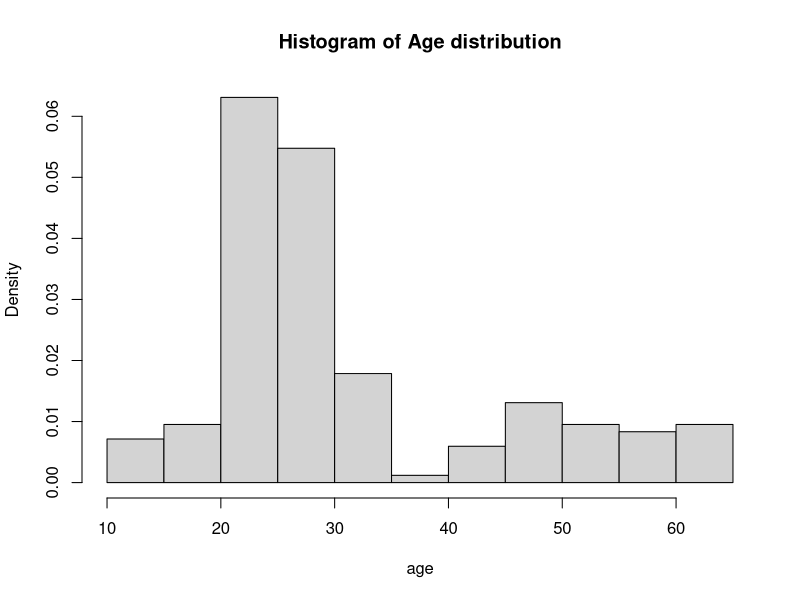
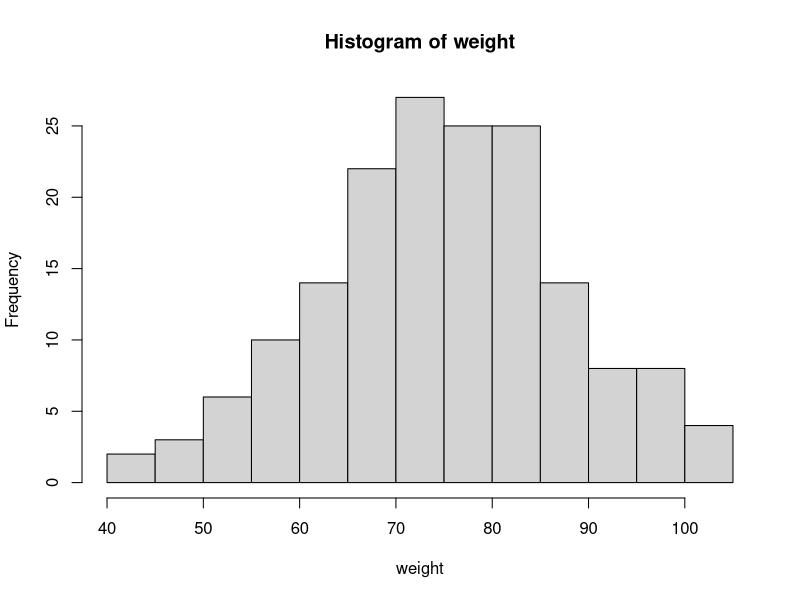
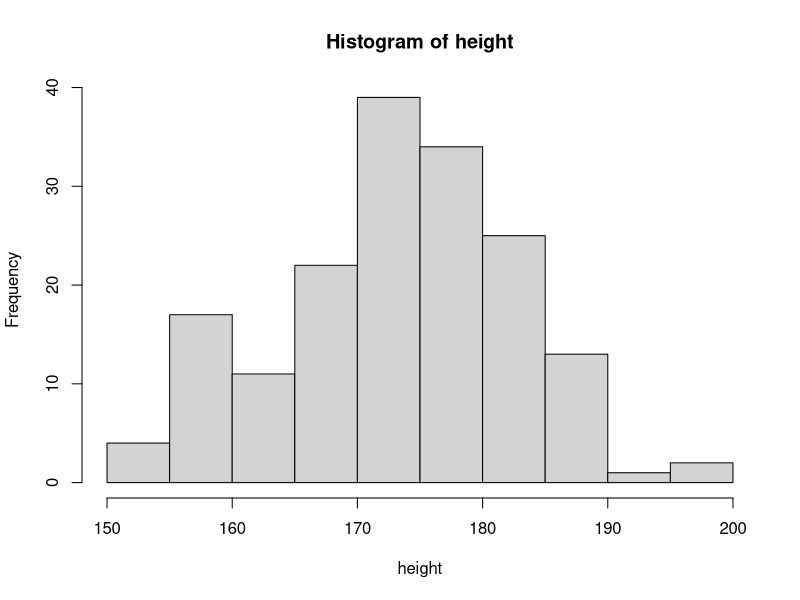
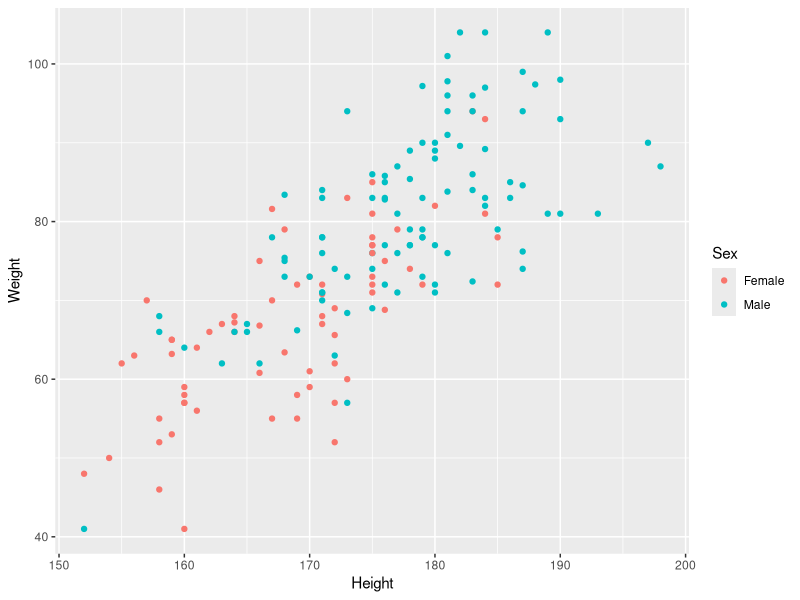
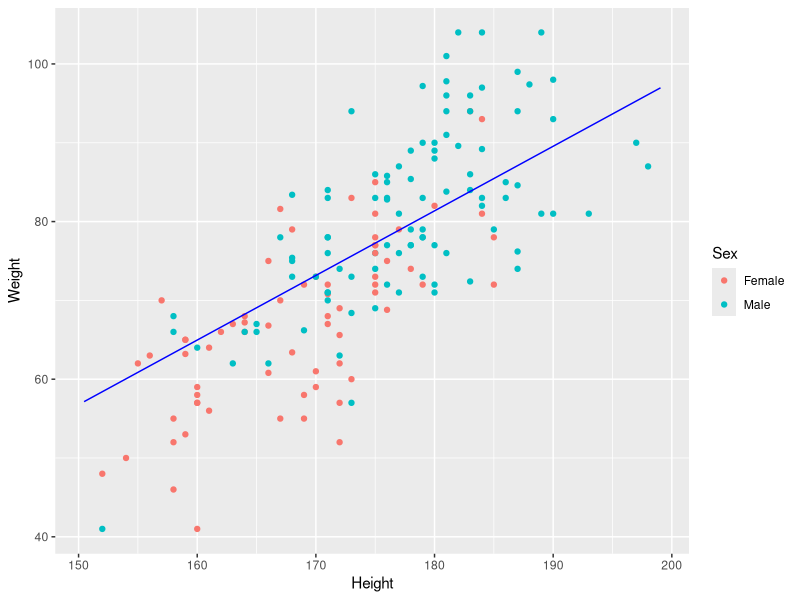
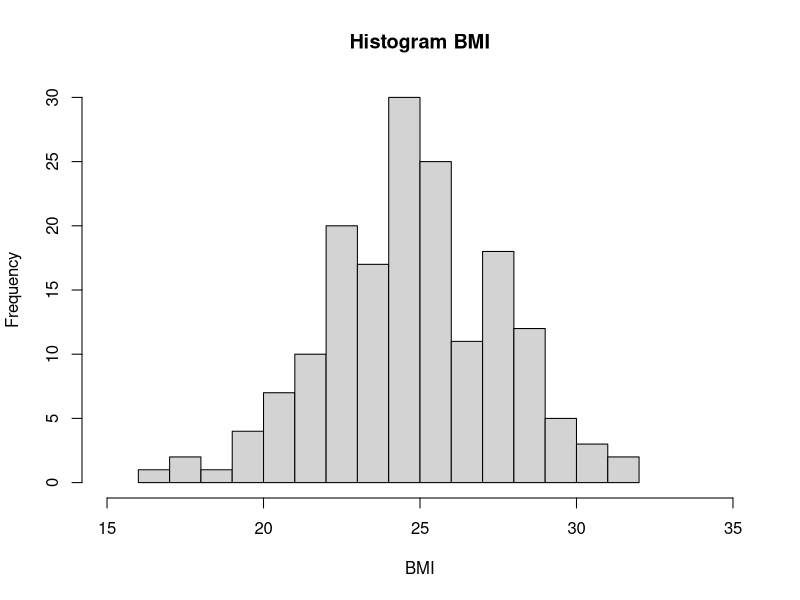
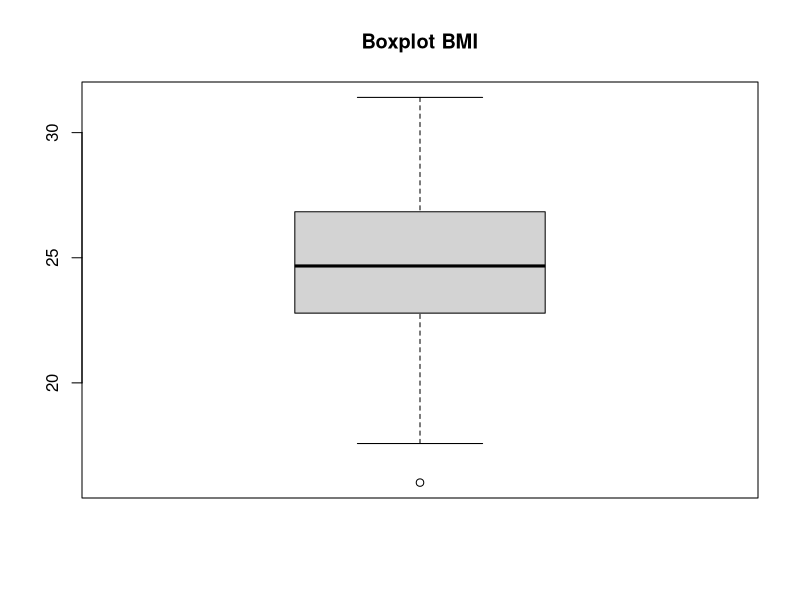
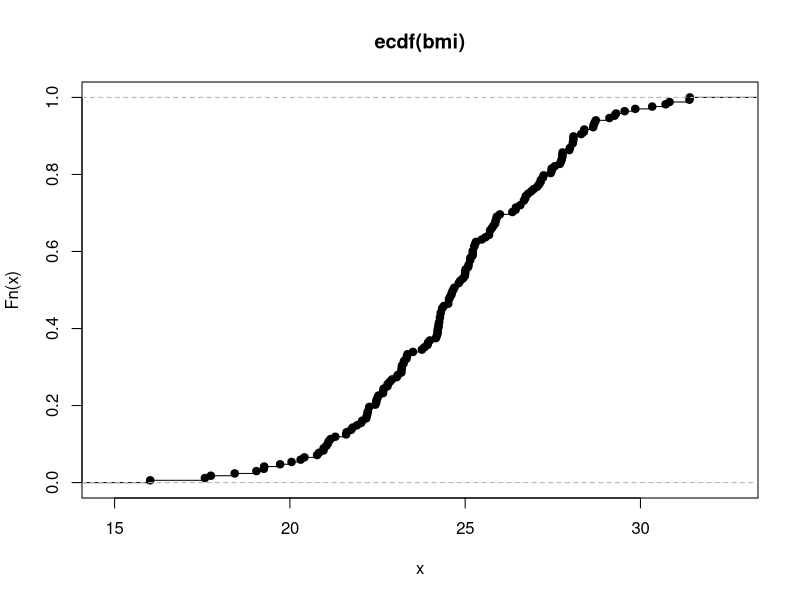

R code for these plots, in order:
library(ggplot2)
library(e1071) 
library(readxl)
library(fitdistrplus)

# Load data
data10 <- read_excel("data10.xlsx")
attach(data10)


##################################################################################################
# Descriptive Analysis
##################################################################################################
# age distribution
hist(age, freq=F, main="Histogram of Age distribution")

# weight/height

hist(weight, breaks = 15)
hist(height, breaks = 15)

scatter_plot <- ggplot(data10, aes(x = height, y = weight, color = sex)) +
  geom_point() +
  labs(x = "Height", y = "Weight", color = "Sex") #+
plot(scatter_plot)

# add line for avg BMI to plot
weight_for_avg_bmi <- mean(bmi)*(height/100)^2
height_for_avg_bmi <- sqrt(weight/(mean(bmi)))*100

filterd_wei <- weight_for_avg_bmi[weight_for_avg_bmi >= 41 & weight_for_avg_bmi <= 104]
filterd_hei <- height_for_avg_bmi[height_for_avg_bmi >= 150 & height_for_avg_bmi <= 200 ]

hei <- seq(min(filterd_hei), max(filterd_hei), length.out = 1000)
wei <- seq(min(filterd_wei), max(filterd_wei), length.out = 1000)
line_avg_bmi <- data.frame(x = hei, y = wei)

combined_plot <- scatter_plot +
  geom_line(data = line_avg_bmi, aes(x = x, y = y), color = "blue")
print(combined_plot)


#----------------------------------------------------------------------------------------
# BMI
x_range <- c(15,35)
hist(bmi, breaks = 15, freq = T, xlim = x_range, main = "Histogram BMI", xlab = "BMI")

boxplot(bmi, main = 'Boxplot BMI')
summary(bmi)

# Variance, sd
var(bmi)
sd(bmi)

# Coefficient of variation
sd(bmi)/mean(bmi)

# skewness
skewness(bmi) # left skew

# quartiles
q1 = quantile(bmi,probs = 0.25)
q2 = median(bmi)
q3 = quantile(bmi,probs = 0.75)

func_ecdf <- ecdf(bmi)
func_ecdf(25)
plot(ecdf(bmi))


#----------------------------------------------------------------------------------------
# BMI by gender
table(sex)
table(sex)/168

summary(bmi[sex == 'Female'])
summary(bmi[sex == 'Male'])

hist(bmi[sex == 'Female'], breaks = 20, freq = FALSE, xlim = x_range, main = "Female", xlab = "BMI")
hist(bmi[sex == 'Male'], breaks = 20, freq = FALSE, xlim = x_range, main = "Male", xlab = "BMI")

ggplot(data10, aes(x = sex, y = bmi, fill = sex)) +
  geom_boxplot() +
  labs(title = "") +
  ylab("BMI") +
  xlab("Sex")

#----------------------------------------------------------------------------------------
# Physiscal activity
table(physical_activity)
sample_size <- length(physical_activity)
rf_activity <- table(physical_activity)/sample_size*100
rf_activity
pie(rf_activity,labels=paste(names(rf_activity)
                             ,(paste0(round(as.vector(rf_activity),2),'%'))),
    edges =200, radius=1, col=c('green','red','yellow','blue','orange'),
    main="Relative frequency of activity in population")

#----------------------------------------------------------------------------------------
# Sugar preference
table(sugar_preference)

sugar_preference_table <- table(sugar_preference)/sample_size*100
sugar_preference_table
pie(sugar_preference_table,labels=paste(names(sugar_preference_table)
                             ,(paste0(round(as.vector(sugar_preference_table),2),'%'))),
    edges =200, radius=1, col=c('red','green','yellow','orange'))


#----------------------------------------------------------------------------------------
# Physical Activty + Sugar frequency
table(activity_frequency)
table(sugar_frequency)

rf_sugar_freq <- table(sugar_frequency)/sample_size*100
rf_sugar_freq


rf_activity <- table(physical_activity)/sample_size*100
rf_activity


table_SP_SF = table(sugar_frequency, sugar_preference)
table_SP_SF
# Stacked bar plot

cross_table <- table(activity_frequency, sugar_frequency)
cross_table
c1 <- as.vector(cross_table[,1])
c2 <- as.vector(cross_table[,2])
c3 <- as.vector(cross_table[,3])

Sugar_Frequency <- c(rep("0-1 times/week", 3) , rep("2-3 times/week" , 3) , rep("4+ times/week", 3) )
categories <- rep(c("0-1 times/week" , "2-3 times/week" , "4+ times/week"),3)
value <- c(c1,c2,c3)
data <- data.frame(categories,Sugar_Frequency,value)

ggplot(data, aes(fill=Sugar_Frequency, y=value, x=categories)) + 
  geom_bar(position="fill", stat="identity")+
  xlab("Physical activity frequency") +
  ylab("Sugar frequencies")


#freq of consumption / freq of training
table(sugar_frequency,activity_frequency)
table(sugar_frequency,activity_frequency)/sample_size*100
ggplot(data10, aes(fill=sugar_frequency, x=activity_frequency))+geom_bar()+labs(title = "Activity/sugar consumption frequency  per week (abs. values)", x = "Activity frequency per week", y = "Sample size")+scale_fill_manual(values = c('green','yellow','red'))+theme_minimal()


##################################################################################################
# Model fitting
##################################################################################################


#-----------------------------------------------------------------------------------
# Method of Moments
hist(bmi, freq = F, breaks = 20, main = 'Method of Moments')
grid=seq(0,40,0.01)

# Normal
mme_norm <- fitdist(bmi, 'norm', method ='mme')
mme_norm$estimate
lines(grid, dnorm(grid, mme_norm$estimate[1], mme_norm$estimate[2]), col='orange')

# Lognormal
mme_lnorm <- fitdist(bmi, "lnorm", method="mme")
mme_lnorm$estimate
lines(grid, dlnorm(grid, mme_lnorm$estimate[1], mme_lnorm$estimate[2]), col='blue')

# Gamma
mme_gamma <- fitdist(bmi,"gamma",method="mme")
mme_gamma
lines(grid, dgamma(grid, mme_gamma$estimate[1], mme_gamma$estimate[2]),col="red")

legend("topleft",c("Normal","Lognormal","Gamma"),col=c("orange", "blue","red"),lty=c(1,1))

# Beta 
scaled_bmi <- (bmi-min(bmi))/(max(bmi)-min(bmi))
scaled_bmi
grid1<- seq(0, 1 , 0.01)

mme_beta <- fitdist(scaled_bmi, 'beta', method = 'mme')
mme_beta

hist(scaled_bmi, freq = F)
lines(grid1, dbeta(grid1, mme_beta$estimate[1], mme_beta$estimate[2]), col="pink")


# Compare ecdf
plot(ecdf(bmi))
lines(grid,pnorm(grid, mme_norm$estimate[1], mme_norm$estimate[2]), col = 'orange')
lines(grid,plnorm(grid, mme_lnorm$estimate[1], mme_lnorm$estimate[2]), col = 'blue')
lines(grid,pgamma(grid, mme_gamma$estimate[1], mme_gamma$estimate[2]),col="red")
legend("topleft",c("Normal","Lognormal","Gamma"),col=c("orange", "blue","red"),lty=c(1,1))

# -----------------------------------------------------------------------------------
# Maximum Likelihood Estimation
hist(bmi, freq = F, breaks = 20, main = 'Maximum Likelihood Estimation')
grid=seq(0,40,0.01)

# normal distribution
mle_norm <- fitdist(bmi, 'norm', method = 'mle')
mle_norm$estimate
lines(grid, dnorm(grid, mle_norm$estimate[1], mle_norm$estimate[2]), col = 'orange')

# Lognormal distribution:
mle_lnorm <- fitdist(bmi,"lnorm", method="mle")
mle_lnorm$estimate
lines(grid, dlnorm(grid,mle_lnorm$estimate[1],mle_lnorm$estimate[2]), col='blue')


# Gamma:
mle_gamma <- fitdist(bmi, "gamma", method="mle")
mle_gamma$estimate
lines(grid, dgamma(grid,mle_gamma$estimate[1],mle_gamma$estimate[2]),col="red")

legend("topleft",c("Normal","Lognormal","Gamma"),col=c("orange", "blue","red"),lty=c(1,1))

# Beta 
scaled_bmi2 <- (bmi - min(bmi) + 0.001) / (max(bmi) - min(bmi) + 0.002)  # so that <> 0 or 1
scaled_bmi2
mle_beta <- fitdist(scaled_bmi2, 'beta', method = 'mle')
mle_beta

hist(scaled_bmi, freq = F)
lines(grid1, dbeta(grid1, mle_beta$estimate[1], mle_beta$estimate[2]), col="pink")


# Compare ecdf
plot(ecdf(bmi))
lines(grid,pnorm(grid, mle_norm$estimate[1], mle_norm$estimate[2]), col = 'orange')
lines(grid,plnorm(grid, mle_lnorm$estimate[1], mle_lnorm$estimate[2]), col = 'blue')
lines(grid,pgamma(grid, mle_gamma$estimate[1], mle_gamma$estimate[2]),col="red")
legend("topleft",c("Normal","Lognormal","Gamma"),col=c("orange", "blue","red"),lty=c(1,1))


# -----------------------------------------------------------------------------------
# Model comparison using AIC
# MME
mme_norm$aic        # normal distribution has lowest AIC -> best model
mme_lnorm$aic
mme_gamma$aic

mme_beta$aic

# MLE
mle_norm$aic        # normal distribution has lowest AIC -> best model
mle_lnorm$aic
mle_gamma$aic

mle_beta$aic

# Statistical Inference
library(readxl)
library(nortest)
library(fitdistrplus)

# Function for checking normality
check_normal <- function(data) {
  normal <- FALSE
  
  # Fit distributions using MLE
  aic_results <- c()
  distributions <- c("norm", "gamma", "lnorm")
  for (distribution in distributions) {
    fit <- fitdist(data, distribution, method="mle")
    aic_results <- c(fit$aic)
  }
  
  # Perform Lilliefors (K-S) test
  p_val <- lillie.test(data)$p.value
  
  if (p_val > 0.05 && aic_results[1] == min(aic_results)) {
    normal <- TRUE
  }
  
  return(normal)
}

# Function for plotting data
plot_data <- function(data) {
  fit <- fitdist(data, "norm", method = "mle")
  hist(data, freq = FALSE)
  grid <- seq(15, 30, 0.01)
  lines(grid, dnorm(grid, fit$estimate[1], fit$estimate[2]), col = "red")
}

# Hypothesis 1: Men have higher average BMI values than Women
names(data10)
men <- bmi[sex == 'Male']
women <- bmi[sex == 'Female']

# Check first if both variables are normal
isnormal_men <- check_normal(men)
isnormal_women <- check_normal(women)
if (isnormal_men && isnormal_women) {
  plot_data(men)
  plot_data(women)
}

# Test with normal test-statistic
res <- t.test(men, women, alternative = "greater", var.equal = FALSE)
if (res$p.value < 0.05) {
  print(res$p.value)
  print("Men have higher average BMI than women")
} else {
  print("Cannot reject that samples have different average BMI")
}

# Healthy BMI among men and women
n_men <- length(men)
n_women <- length(women)
healthy_men <- length(men[men >= 18.5 & men <= 24.9])
healthy_women <- length(women[women >= 18.5 & women <= 24.9])
prop.test(
  c(healthy_men, healthy_women), 
  c(n_men, n_women), 
  alternative = "less"
)

# Bayesian test
# Prior parameters
alpha <- 0.1
beta <- 0.1

# Posterior parameters
n <- length(bmi[bmi >= 18.5 & bmi <= 24.9])
pbeta(0.5, alpha + healthy_men, beta + n - healthy_men)

# ANOVA test
other <- bmi[physical_activity == 'Other']
walk <- bmi[physical_activity == 'Walk']
none <- bmi[physical_activity == 'None']
gym <- bmi[physical_activity == 'Gym']
running <- bmi[physical_activity == 'Running']
total <- c(other, walk, none, gym, running)
lillie.test(other)$p.value
lillie.test(walk)$p.value
lillie.test(none)$p.value
lillie.test(gym)$p.value
lillie.test(running)$p.value

block <- c(
  rep(1, length(other)), 
  rep(2, length(walk)), 
  rep(3, length(none)), 
  rep(4, length(gym)),
  rep(5, length(running))
)
Block <- factor(block)
boxplot(total ~ Block)
anova.fit <- aov(total ~ Block)
plot(TukeyHSD(anova.fit))

# Chi-squared + Cramer V
chi_res <- chisq.test(sugar_frequency, activity_frequency)
chi_res
k <- length(unique(activity_frequency))
r <- length(unique(sugar_frequency))
cramer <- sqrt(chi_res$statistic / (length(bmi) * (min(k, r) - 1)))
cramer
